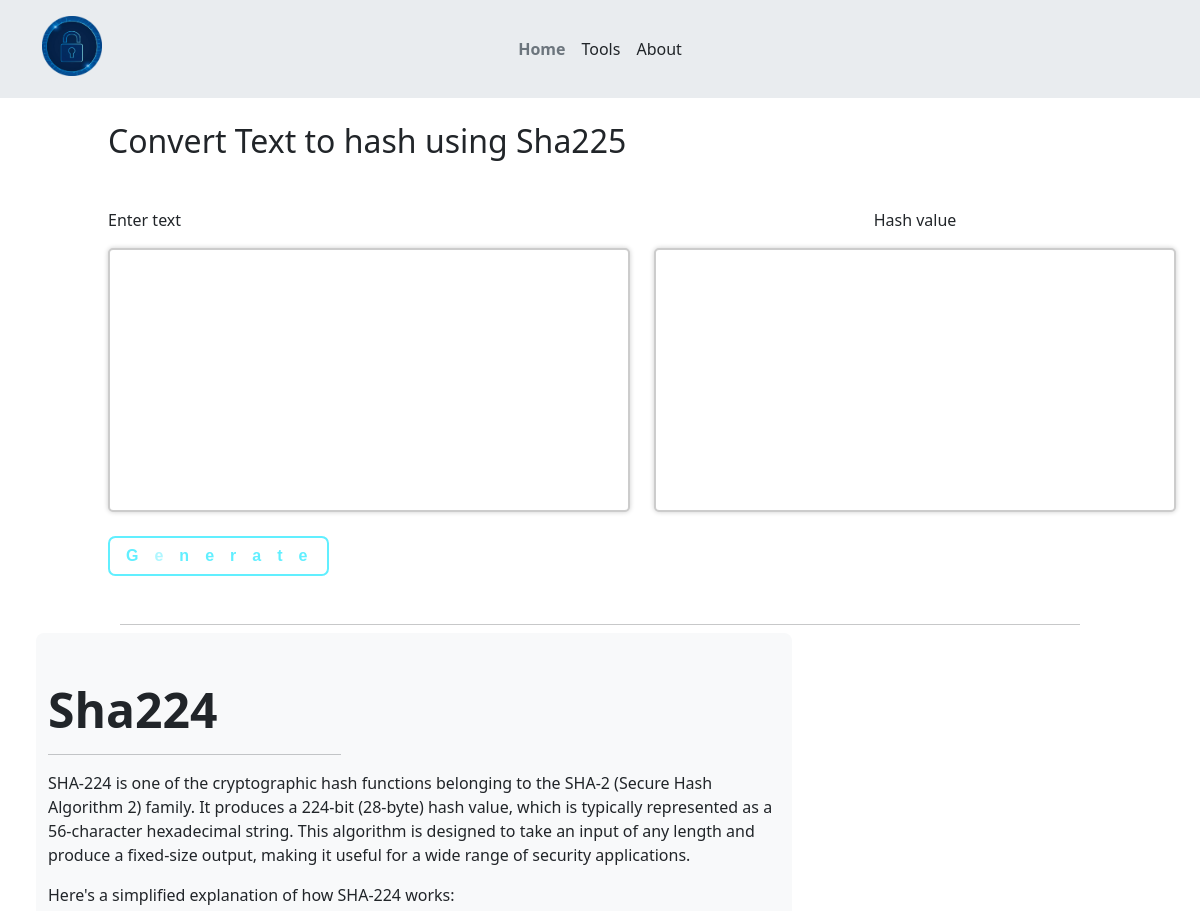
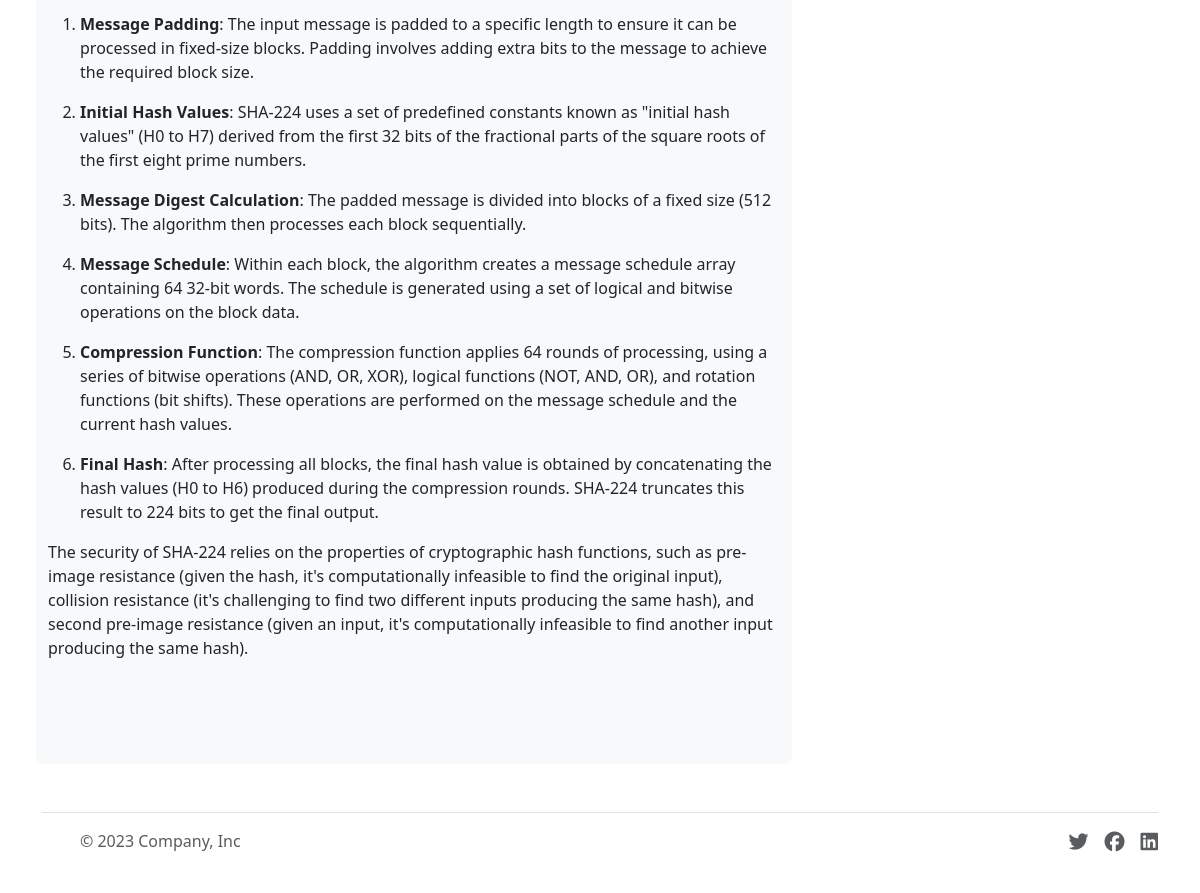
/sha224/, run on the app's committed database (2 pictures, top to bottom).
### App/models.py (models this page shows, shortened)
class Hashing(models.Model):
    title = models.CharField(max_length=150, blank=True)
    hash_name = models.CharField(max_length=256)
    description = FroalaField()

### App/views.py (the view)
# urls.py: path('sha224/', views.Hash224, name = "sha224"),
def Hash224(request):
    media=Hashing.objects.get(hash_name='Sha224')
    if request.method=='POST':
        text = request.POST.get('text')
        print(text)
        hash_gen = sha_224(text)
        print(hash_gen)
        return render(request, 'sha224.html', context={'hash': hash_gen,'media': media,'text':text})
    return render(request, 'sha224.html', context={'hash':'','media': media})

### templates/sha224.html
{% extends 'hash1.html' %}
{% block MediaTitle %} {{media.title}} {% endblock MediaTitle %}
{% block HashVal %} {{hash}} {% endblock HashVal %}
{% block MediaName %}{{ media.hash_name}}{% endblock MediaName %}
{% block description %} {{media.description|safe}} {% endblock description %}

### static/css/style.css (style rules this page uses)
:root { --glow-color: hsl(186 100% 69%); }
*, *::before, *::after { box-sizing: border-box; }

### data on the page
Hashing: title "Convert Text to hash using Sha225", hash_name "Sha224", description "SHA-224 is one of the cryptographic hash functions belonging to the SHA-2 (Secure Hash Algorithm 2) family. It produces a 224-bit (28-byte) hash value, which is typically represented as a 56-character hexadecimal string. This algorithm is designed to take an input of any length and produce a fixed-size output, making it useful for a wide range of security applications. Here's a simplified explanation of how SHA-224 works: Message Padding : The input message is padded to a specific length to ensure it can be processed in fixed-size blocks. Padding involves adding extra bits to the message to achieve the required block size. Initial Hash Values : SHA-224 uses a set of predefined constants…"
